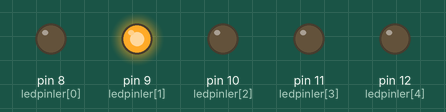
Simulated run of this sketch. Board: Arduino Uno, built with avr-gcc and run on an emulated ATmega328P. Parts: output pins drawn as LEDs (lit = HIGH).

Above: at 0.7 s.
At 2.2 s:
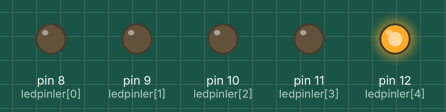
At 2.7 s:
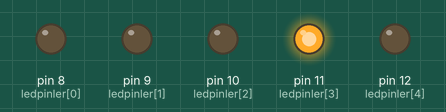
At 4.2 s:
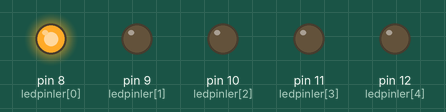
At 5.2 s:
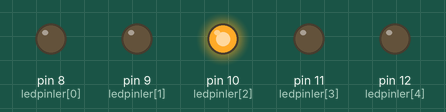
Timing chart, 0 to 5.7 s (numbered marks = the images above):
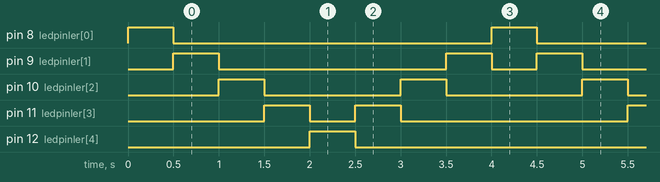

Measured:
- by itself, pin 8 (ledpinler[0]), pin 12 (ledpinler[4]): alternates HIGH for 0.50 s and LOW for 3.5 s
- by itself, pin 9 (ledpinler[1]): repeats every 4.0 s: LOW 2.5 s, HIGH 0.50 s, LOW 0.50 s, HIGH 0.50 s
- by itself, pin 10 (ledpinler[2]): alternates HIGH for 0.50 s and LOW for 1.5 s
- by itself, pin 11 (ledpinler[3]): repeats every 4.0 s: LOW 0.50 s, HIGH 0.50 s, LOW 2.5 s, HIGH 0.50 s

The sketch:

ProblemSeti-1.ino
```cpp
int ledpinler[] = {8,9,10,11,12}; //5 led olduğu için tek tek tanımlamak yerine hepsini bir array içine yerleştirdim.
int bekleme = 500;// soruda 0.5 saniye istendiği için gecikmemizi 500 oalrak tanımladım.

void setup() {
 for(int led = 0; led<5 ; led++) //bütün ledileri for döngüsüne koyarak OUTPUT olarak ayarlıyoruz.
{
  pinMode(ledpinler[led],OUTPUT);
}
    digitalWrite(ledpinler[0] , HIGH);     //her denememde ya ilk ya da sonuncu led 2 kere yanıyordu.onun için bir kez
    delay(bekleme);                       //setup kısmında ilk ledi yakıp söndürdüm ve ilk for döngüsünü 1. ledden(ilk ledimize array 0 değerini verdiği için breadboarddaki 2. led kodda 1. led olmuş oluyor) başlattım.
    digitalWrite(ledpinler[0] , LOW);    //bu sayede her led tek sefer yandı.

}
void loop() {


  for(int led = 0;led<4;led++)        //ledlerimizi sırasıyla ileri doğru yakıp söndürüyor.
  {
    digitalWrite(ledpinler[led+1] , HIGH);
    delay(bekleme);
    digitalWrite(ledpinler[led+1] , LOW);

  }
  for(int led = 4;led >0;led--)     //ledlerimizi sırasıyla geri doğru yakıp söndürüyor.
  {
    digitalWrite(ledpinler[led-1] , HIGH);
    delay(bekleme);
    digitalWrite(ledpinler[led-1], LOW);

  }
}
```
